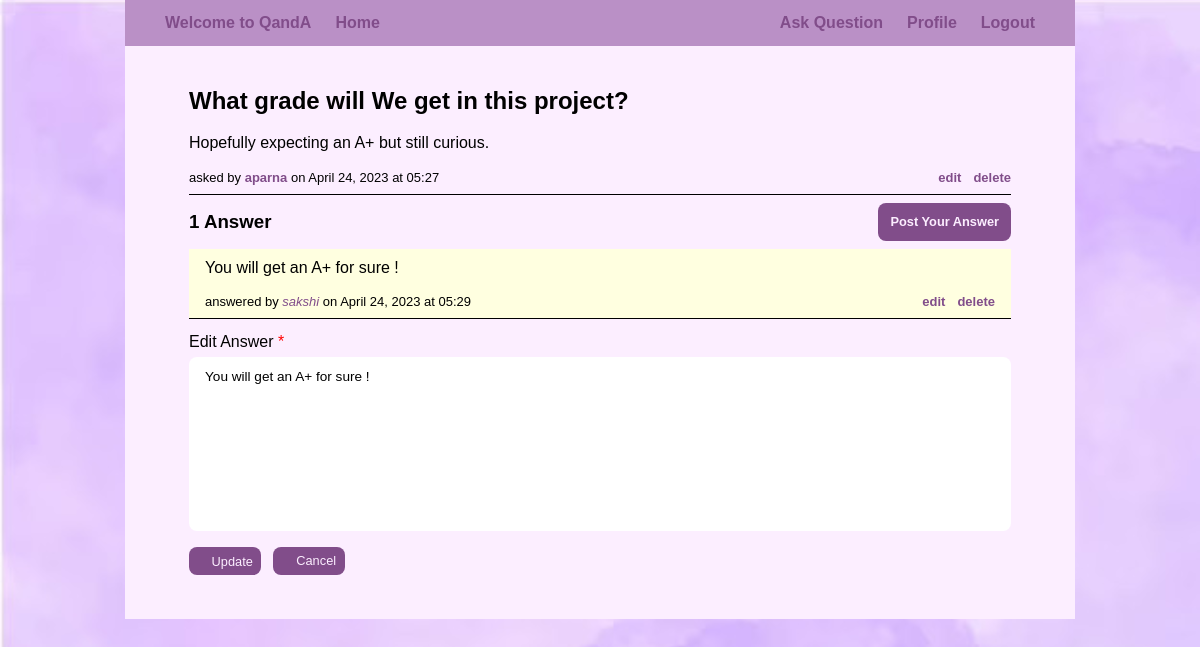
/question/2/answer/2/edit (signed in), run on the app's committed database.
### blog/models.py (models this page shows, shortened)
class Question(db_models.Model):
    author = db_models.ForeignKey(auth_models.User, on_delete=db_models.CASCADE)
    title = db_models.CharField(max_length=200)
    body = db_models.TextField()
    published = db_models.DateTimeField(auto_now_add=True)
    updated = db_models.DateTimeField(auto_now=True)

class Answer(db_models.Model):
    author = db_models.ForeignKey(auth_models.User, on_delete=db_models.CASCADE)
    question = db_models.ForeignKey(Question, on_delete=db_models.CASCADE)
    body = db_models.TextField()
    published = db_models.DateTimeField(auto_now_add=True)
    updated = db_models.DateTimeField(auto_now=True)

### blog/views.py (the view, shortened to what this page needs)
# urls.py: path('question/<int:question_id>/answer/<int:answer_id>/edit', blog_views.AnswerEditView.as_view(), name='answer-edit'),
class AnswerEditView(mixins.UserPassesTestMixin, generic.UpdateView):
    model = blog_models.Answer
    template_name = 'blog/answer_edit.html'
    pk_url_kwarg = 'answer_id'
    fields = ['body']
    def get_context_data(self, **kwargs):
        context = super().get_context_data(**kwargs)
        context['answer_edit_form'] = context.pop('form')
        question = get_object_or_404(blog_models.Question, pk=self.kwargs.get('question_id'))
        answers = question.answer_set.order_by('-published').all()
        context.update({'question': question, 'answers': answers, 'answer_selected': self.get_object()})
        return context
    def test_func(self):
        answer = self.get_object()
        if self.request.user == answer.author:
            return True
        return False

### utility/templatetags/form_tags_filters.py (called while the page is built)
@register.filter(name = "label_suffix")
def set_label_suffix(field, suffix=''):
    field.field.label_suffix = suffix
    return field

@register.filter(name = "label")
def set_label(field, label='label'):
    field.label = label
    return field

### blog/templates/blog/answer_edit.html (shortened to what this page needs)
{% extends "blog/detail.html" %}
{% load form_tags_filters %}
{% block answer_edit_form %}
    {% if answer.id == answer_selected.id %}
        <form class="form" style="width: inherit; margin: 0rem; margin-bottom: 0.75rem;" id="answer-edit-form" action="{% url 'blog:answer-edit' question.id answer.id %}" method="post">
            <ul>
                {% for field in answer_edit_form %}
                    {% with field=field|label_suffix:'' %}
                        <li>
                            {% with field=field|label:'Edit Answer' %}
                                {{ field.label_tag }}
                                {{ field }}
                            {% endwith %}
                        </li>
                    {% endwith %}
                {% endfor %}
            </ul>
            <div class="form-buttons">
                <input class="button" type="submit" value="Update">
                <a href="{% url 'blog:question-detail' question.id %}" class="button" id="hide-answer-edit-form-button">Cancel</a>
            </div>
        </form>
    {% endif %}
{% endblock answer_edit_form %}

### blog/templates/blog/detail.html (shortened to what this page needs)
{% extends "project/base.html" %}
{% load form_tags_filters %}
{% block content %}
    <ul class="questions-list">
        <li class="question-card">
            <h2 class="question-title">{{ question.title }}</h2>
            <p class="question-body">{{ question.body }}</p>
            <ul class="question-info">
                <div>
                    <li>asked by <a href="{% url 'user:profile' question.author.id %}" class="question-author">{{ question.author }}</a> on {{ question.published|date:"F d, Y" }} at {{ question.published|date:"H:i" }}</li>
                </div>
                <div>
                    <li><a href="{% url 'blog:question-edit' question.id %}">edit</a></li>
                    <li><a href="{% url 'blog:question-delete' question.id %}">delete</a></li>
                </div>
            </ul>
        </li>
    </ul>
    <ul class="answers-list">
        <h3 class="answers-header">
            <div>
                {% if answers.count %}
                    {{ answers.count }} Answer{{ answers.count|pluralize }}
                {% else %}
                    0 Answers
                {% endif %}
            </div>
            {% if answer_add_form == None %}
                <div>
                    <a href="{% url 'blog:answer-add' question.id %}" class="button" id="show-answer-add-form-button">Post Your Answer</a>
                </div>
            {% endif %}
        </h3>
        {% for answer in answers %}
            <li class="answer-card">
                <p class="answer-body">{{ answer.body }}</p>
                <ul class="answer-info">
                    <div>
                        <li>answered by <a href="{% url 'user:profile' answer.author.id %}" class="answer-author">{{ answer.author.username }}</a> on {{ answer.published|date:"F d, Y" }} at {{ answer.published|date:"H:i" }}</li>
                    </div>
                    <div>
                        <li><a href="{% url 'blog:answer-edit' question.id answer.id %}">edit</a></li>
                        <li><a href="{% url 'blog:answer-delete' question.id answer.id %}">delete</a></li>
                    </div>
                </ul>
            </li>
            {% block answer_edit_form %}
            {% endblock answer_edit_form %}
        {% endfor %}
    </ul>
{% endblock content %}

### project/static/project/style.css (style rules this page uses)
* { margin: 0rem; padding: 0rem; box-sizing: border-box; }
body { background-image: url(./images/images2.jpg); background-size: 100%; font-family:Tahoma, sans-serif; line-height: 30px; padding: 0px 25px; margin: 0px 100px; }
a { color: #814d8a; text-decoration: none; }
input, textarea { font-family: inherit; font-size: 0.85rem }
.button { font-size: 0.8rem; padding-left: 20%; border-style: hidden; border-radius: 0.5rem; color: #fceeff; background-color: #814d8a; display: flex; flex-direction: column; justify-content: center; text-align: center; }

### blog/static/blog/style.css (style rules this page uses)
.questions-list { list-style-type: none; margin: 0rem 2rem; }
.question-card { border-bottom-style: solid; border-bottom-width: 0.1rem; padding: 0.5rem 0rem; margin-bottom: 0.5rem; }
.question-title { margin-bottom: 1rem; }
.question-body { margin-bottom: 1rem; line-height: 1.35rem; }
.question-info { line-height: 1rem; font-size: small; list-style-type: none; display: flex; flex-direction: row; justify-content: space-between; align-items: end; }
.question-info div:nth-child(2) { display: flex; }
.question-info div:nth-child(2) li { margin-left: 0.75rem; font-weight: bold; }
.question-author { font-weight: bold; }
.answers-list { list-style-type: none; margin: 0rem 2rem; }
.answer-card { background-color: lightyellow; border-bottom-style: solid; border-bottom-width: 0.1rem; padding: 0.5rem 1rem; margin-bottom: 0.5rem; }
.answer-body { margin-bottom: 1rem; line-height: 1.35rem; }
.answer-author { font-style: italic; }
.answers-header { display: flex; flex-direction: row; justify-content: space-between; align-items: center; margin: 0.5rem 0rem; }
.answers-header div:nth-child(2) a { padding: 0.25rem 0.75rem; }
.answer-info { display: flex; flex-direction: row; justify-content: space-between; align-items: end; line-height: 1rem; font-size: small; list-style-type: none; }
.answer-info div:nth-child(2) { display: flex; }
.answer-info div:nth-child(2) li { margin-left: 0.75rem; font-weight: bold; }

### user/static/user/style.css (style rules this page uses)
.form { width: 50%; margin: 0rem 2rem; }
.form ul { list-style-type: none; }
.form > ul li { margin-bottom: 1rem; }
.form ul li label { display: block; }
.form ul li label::after { content: " *"; color: red; }
.form ul li textarea { display: block; width: 100%; border-style: hidden; border-radius: 0.5rem; padding: 0.75rem 1rem; resize: none; }
.form ul li textarea::placeholder { color: grey; opacity: 0.5; }
.form .form-buttons { display: grid; grid-template-columns: 4.5rem 4.5rem; grid-template-rows: 1.75rem; justify-content: start; gap: 0.75rem; }

### data on the page
Question: title "What grade will We get in this project?", body "Hopefully expecting an A+ but still curious.", author "aparna", published "April 24, 2023", published "05:27"
Answer: body "You will get an A+ for sure !", author.username "sakshi", published "April 24, 2023", published "05:29", label_tag "Edit Answer", answer_edit_form "You will get an A+ for sure !"

### other printed values
{{ answers.count }} "1"
